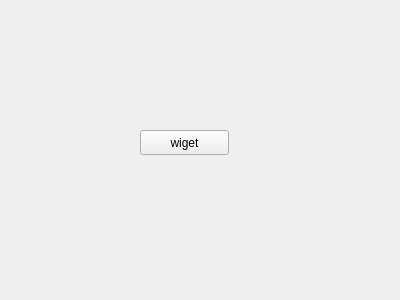
<?xml version="1.0" encoding="UTF-8"?>
<ui version="4.0">
 <class>class_widget</class>
 <widget class="QWidget" name="class_widget">
  <property name="geometry">
   <rect>
    <x>0</x>
    <y>0</y>
    <width>400</width>
    <height>300</height>
   </rect>
  </property>
  <property name="windowTitle">
   <string>QWidget</string>
  </property>
  <widget class="QPushButton" name="pushButton">
   <property name="geometry">
    <rect>
     <x>140</x>
     <y>130</y>
     <width>89</width>
     <height>25</height>
    </rect>
   </property>
   <property name="text">
    <string>wiget</string>
   </property>
  </widget>
 </widget>
 <resources/>
 <connections/>
</ui>
